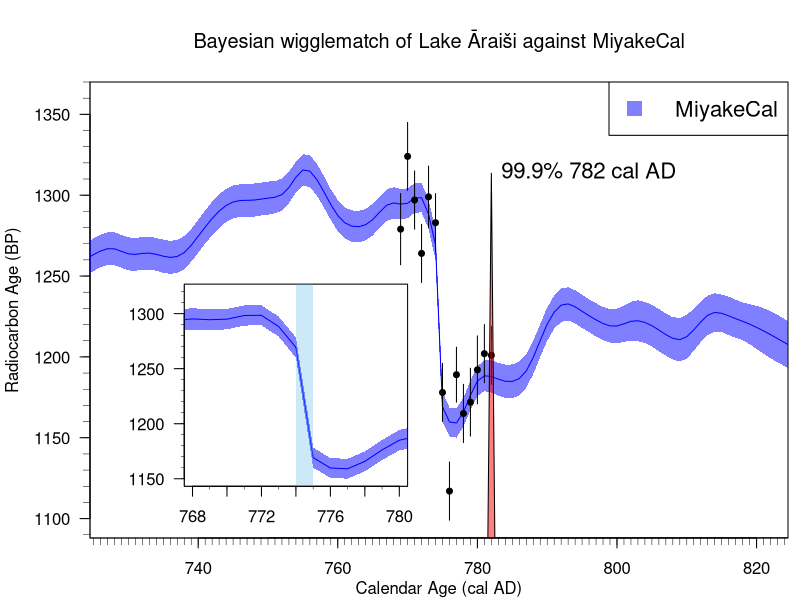

R code for this plot:
# Perform a Bayesian wiggle-match of Lake Araisi timber fortress
# against MiyakeCal curve

oldpar <- par(no.readonly = TRUE)

# Plotting parameters
cex_lab <- 1
y_lab_line <- 3.2
label_adj <- -1
dens_plot_scale <- 0.8 # How far up you want the density plot to go

AD <- TRUE
MookConvention <- TRUE
set.seed(17)

Mult_SigmaInterval <- 1 # Do we want 1 sigma or two sigma

# Wiggle matching Araisi Lake Fortress over a MiyakeCal curve
MiyakeCal <- read.csv("CalibrationCurves/MiyakeCalAD774Curve.csv", header = TRUE)
MiyakeCal$C14Upper <- MiyakeCal$c14age + Mult_SigmaInterval * MiyakeCal$c14sig
MiyakeCal$C14Lower <- MiyakeCal$c14age - Mult_SigmaInterval * MiyakeCal$c14sig
MiyakeCal$AD <- (1950 - MiyakeCal$calage) 

# Calibrate vs MiyakeCal
calcurve <- MiyakeCal 

# Read in Araisi data (from Meadows paper)
wiggle_data <- read.csv("AraisiData/AraisiWiggleMatch.csv")

# Now create a function which calibrates multiple samples in a wiggle match
# Arguments:
# t - the age you want to test
# calgaps - the known claendar age gaps
# y - vector of c14ages
# er - observcational uncertainty
# calcurve - the calibration curve
Miyakecalibwiggle <- function(t, y, er, calgaps, calcurve) {
  # Find approx value of calcurve at
  wiggle_calages <- t + calgaps # ages of all samples
  wiggle_mean <- approx(calcurve[,1], calcurve[,2], xout = wiggle_calages, rule = 2)$y
  wiggle_sd <- approx(calcurve[,1], calcurve[,3], wiggle_calages, rule = 2)$y
  prod(dnorm(y, mean = wiggle_mean, sd = sqrt(er^2 + wiggle_sd^2)))                    
} 

fromto <- seq(1100, 1200, by = 1)
ntheta <-length(fromto)
probs <- rep(NA, ntheta)
for(i in 1:ntheta) {
  probs[i] <- Miyakecalibwiggle(t = fromto[i], 
                                y = wiggle_data$c14_age, 
                                er = wiggle_data$c14_sig,
                                calgaps = wiggle_data$gaps,
                                calcurve = MiyakeCal)
}


# Normalise the posterior probabilities
probs <- probs/sum(probs)
maxcalprob <- max(probs)

# Check we get annual precision (i.e., greater than 95% posterior probability in a single year)
probs[(which.max(probs) - 2):(which.max(probs) + 2)]
(max_cal_age_prob <- max(probs)) # In this case 99.999%
(max_cal_age_fit <- 1950 - fromto[which.max(probs)]) # In this case 782 cal AD

# Now make the plot
Miyake <- 1950 - 774.5
ylimplot <- c(1088, 1370)
xlimplot <- 774.5 + c(-50,50)

par(mar = c(3, 4.4, 4, 0.5) + 0.1)
plot(MiyakeCal$AD, MiyakeCal$c14age,
     xlab = "", ylab = "", 
     main = expression("Bayesian wigglematch of Lake Āraiši against MiyakeCal"),
     las = 1,  cex.lab = 1.3,
     xaxs="i", yaxs = "i", 
     type = "n",
     ylim=ylimplot , xlim = xlimplot)

mtext(text="Calendar Age (cal AD)", side=1, line=2, cex = cex_lab)
mtext(text = expression(paste("Radiocarbon Age (BP)")), 
      side = 2, line = y_lab_line, cex = cex_lab)


xtick<-seq(700, 900, by=1)
ytick<-seq(1000, 1400, by=10)
axis(side=1, at=xtick, labels = FALSE, lwd = 0.5, tck = -0.015)
axis(side=2, at=ytick, labels = FALSE, lwd = 0.5, tck = -0.015)


lines(MiyakeCal$AD, MiyakeCal$c14age, col = "blue")
polygon(c(MiyakeCal$AD, rev(MiyakeCal$AD)), 
        c(MiyakeCal$C14Upper, rev(MiyakeCal$C14Lower)), 
        col = rgb(0,0,1, 0.5), border=NA)
     

# Plot observations at their optimal locations
post_cal_ages_AD <- 1950 - (fromto[which.max(probs)] + wiggle_data$gaps)
points(post_cal_ages_AD, wiggle_data$c14_age,  pch = 19, cex = 0.8)
segments(x0 = post_cal_ages_AD, 
         y0 = wiggle_data$c14_age + Mult_SigmaInterval *wiggle_data$c14_sig,
         y1 = wiggle_data$c14_age - Mult_SigmaInterval *wiggle_data$c14_sig)



# Create a histogram of the calibrated ages
pol <- cbind(fromto, probs)

# Manually adjust as it interpolates from adjacent years 
# This falsely suggests some probability in those years too
max_index <- which.max(probs)
pol <- rbind(c(min(fromto), 0),
             pol[1:(max_index - 1),],
             c(pol[max_index,1] - 0.5, 0),
             pol[max_index,], 
             c(pol[max_index,1] + 0.5, 0),
             pol[(max_index+1):(dim(pol)[1]),], 
             c(max(fromto), 0))


if(AD) {
  polBC <- pol
  polBC[,1] <- (1950 - polBC[,1])
  pol <- polBC
}
pol[,1] <- pol[,1]
# Rescale to fit on the graph
pol[,2] <- pol[,2] * dens_plot_scale * (ylimplot[2] - ylimplot[1]) / maxcalprob
pol[,2] <- pol[,2] + ylimplot[1]
polygon(pol, col = rgb(1,0,0,.5))

legend("topright", legend = c("MiyakeCal"), 
       lty = c(-1), pch = c(15), lwd = 2,
       col = c(rgb(0,0,1,.5)), cex = 4/3, pt.cex = 2)



text(x = 782, y = max(pol[,2]), 
     labels = "99.9% 782 cal AD", 
     cex = 4/3, pos = 4)

# Create inset plot showing zoomed in AD 774 Miyake period
# Adjust plot to create subplot 
u <- c(738, 770, 1120, 1245)
v <- c(
  grconvertX(u[1:2], "user", "ndc"),
  grconvertY(u[3:4], "user", "ndc")
)
par(fig=v, new=TRUE, mar=c(0,0,0,0) )

plot(MiyakeCal$AD, MiyakeCal$c14age,
     type = "l",
     col = "blue",
     las = 1,
     xlim = c(768, 780), 
     ylim = c(1150, 1320))
polygon(c(MiyakeCal$AD, rev(MiyakeCal$AD)), 
        c(MiyakeCal$C14Upper, rev(MiyakeCal$C14Lower)), 
        col = rgb(0,0,1, 0.5), border=NA)
xtick<-seq(700, 900, by=1)
ytick<-seq(1000, 1400, by=10)
axis(side=1, at=xtick, labels = FALSE, lwd = 0.5, tck = -0.015)
axis(side=2, at=ytick, labels = FALSE, lwd = 0.5, tck = -0.015)

# Put on shading in background
tempcal <- c(774,775) 
tempx <- c(tempcal, rev(tempcal))
tempy <- rep(par("usr")[3:4], c(2,2))
polygon(tempx, tempy, 
        border = NA,
        col = rgb(86, 180, 233, max = 255, alpha = 75))


# Revert to old par
par(oldpar)









